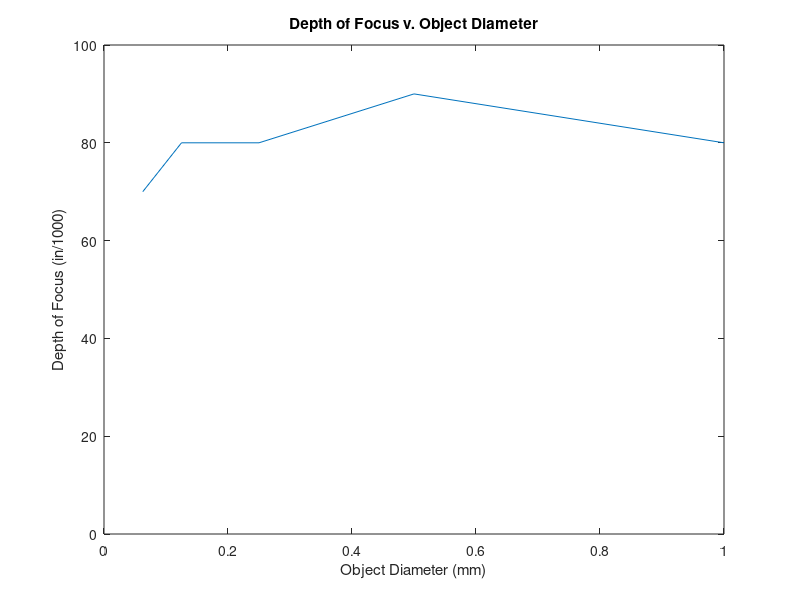

MATLAB code for this plot:
%Depth of focus was measured through experiment. Object diameters are written on the circular resolution target
diameters = [0.0625, 0.125, 0.25, 0.5, 1]; %mm
depths = [ 70, 80, 80, 90, 80]; %in/1000
figure; plot(diameters, depths); %plot the graph, title it and label the axes
title('Depth of Focus v. Object Diameter');
ylim([0 100]); xlim([0 1]);
xlabel('Object Diameter (mm)');
ylabel('Depth of Focus (in/1000)');
